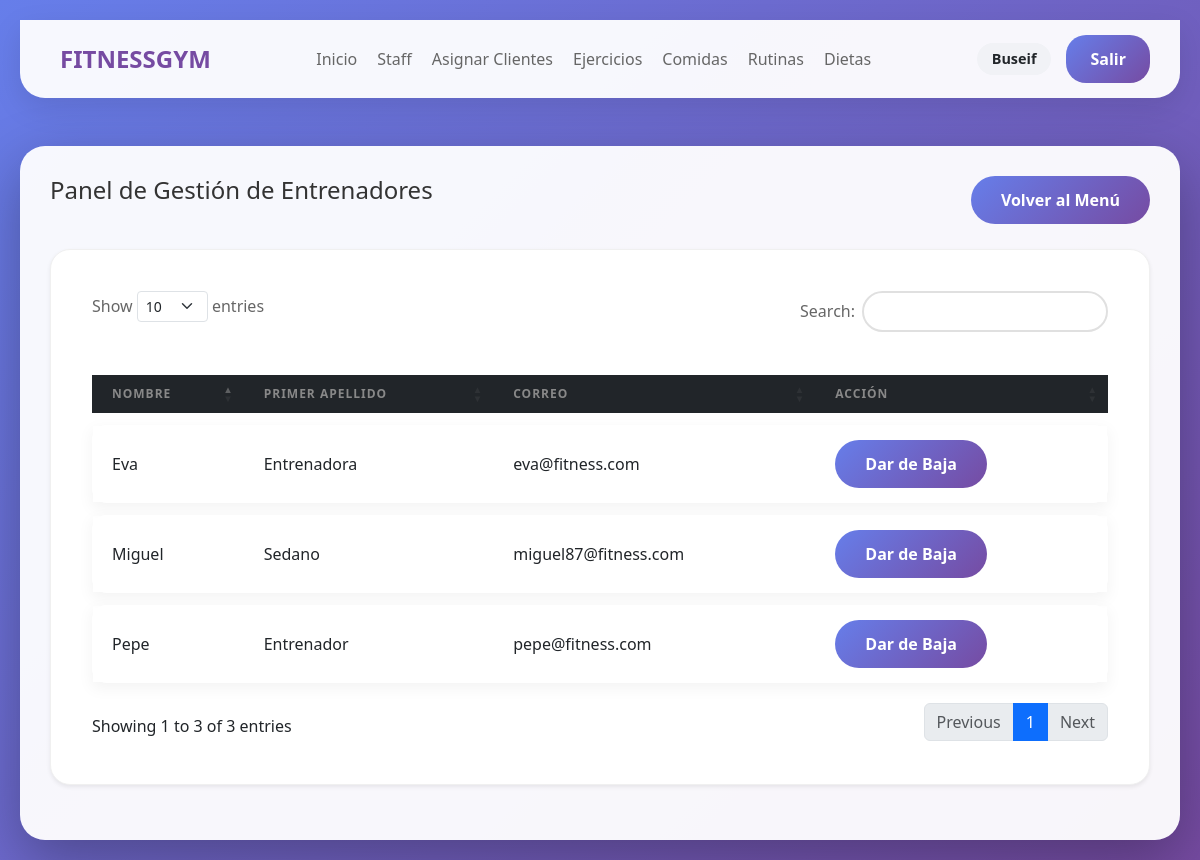
/php/baja_entrenador.php (signed in), run on the app's committed database.
### tables this page shows
CREATE TABLE `usuarios` (
  `id_usuario` int(11) NOT NULL,
  `nombre` varchar(50) NOT NULL,
  `apellido1` varchar(50) NOT NULL,
  `apellido2` varchar(50) DEFAULT NULL,
  `telefono` varchar(15) DEFAULT NULL,
  `correo` varchar(100) NOT NULL,
  `password_hash` varchar(255) NOT NULL,
  `rol` enum('usuario','entrenador','administrador') DEFAULT 'usuario',
  `suscrito` tinyint(1) DEFAULT 0,
  `fecha_fin_suscripcion` date DEFAULT NULL,
  `id_entrenador` int(11) DEFAULT NULL,
  `id_rutina_activa` int(11) DEFAULT NULL,
  `id_dieta_activa` int(11) DEFAULT NULL,
  `activo` tinyint(1) DEFAULT 1
);

### php/baja_entrenador.php (the view, shortened to what this page needs)
<!DOCTYPE html>
<html lang="es">
<head>
    <link rel="stylesheet" href="https://cdn.jsdelivr.net/npm/bootstrap@5.3.0/dist/css/bootstrap.min.css">
    <link rel="stylesheet" href="https://cdn.datatables.net/1.13.4/css/dataTables.bootstrap5.min.css">
    <link rel="stylesheet" href="https://cdnjs.cloudflare.com/ajax/libs/toastr.js/latest/toastr.min.css">
    <link rel="stylesheet" href="https://cdn.jsdelivr.net/npm/sweetalert2@11/dist/sweetalert2.min.css">
    <link rel="stylesheet" href="../css/estilo_global.css">
</head>
<body>
    <?php include 'navbar.php'; ?>
    <div class="container mt-5">
        <div class="d-flex justify-content-between align-items-center mb-4">
            <h2>Panel de Gestión de Entrenadores</h2>
            <a href="menu_administrador.php" class="btn btn-secondary">Volver al Menú</a>
        </div>
        <div class="card shadow-sm">
            <div class="card-body">
                <table id="tablaEntrenadores" class="table table-hover">
                    <thead class="table-dark">
                        <tr>
                            <th>Nombre</th>
                            <th>Primer Apellido</th>
                            <th>Correo</th>
                            <th>Acción</th>
                        </tr>
                    </thead>
                    <tbody>
                        <?php
                        $sql = "SELECT id_usuario, nombre, apellido1, correo FROM usuarios WHERE rol = 'entrenador' AND activo = 1";
                        $res = mysqli_query($conexion, $sql);
                        if ($res) {
                            while ($row = mysqli_fetch_assoc($res)) {
                                echo "<tr>";
                                echo "<td>" . htmlspecialchars($row['nombre']) . "</td>";
                                echo "<td>" . htmlspecialchars($row['apellido1']) . "</td>";
                                echo "<td>" . htmlspecialchars($row['correo']) . "</td>";
                                echo "<td>
                                        <button type='button'
                                           class='btn btn-danger btn-sm btn-baja'
                                           data-id='{$row['id_usuario']}'
                                           data-nombre='{$row['nombre']} {$row['apellido1']}'>
                                           Dar de Baja
                                        </button>
                                      </td>";
                                echo "</tr>";
                            }
                        }
                        ?>
                    </tbody>
                </table>
            </div>
        </div>
    </div>
</body>
</html>

### css/estilo_global.css (style rules this page uses)
:root { --primary-gradient: linear-gradient(135deg, #667eea 0%, #764ba2 100%); --bg-light: rgba(255, 255, 255, 0.95); --shadow-soft: 0 10px 30px rgba(0, 0, 0, 0.05); --shadow-strong: 0 20px 60px rgba(0, 0, 0, 0.3); --radius-main: 25px; --radius-card: 20px; --text-dark: #333; --text-muted: #666; }
* { margin: 0; padding: 0; box-sizing: border-box; font-family: 'Segoe UI', Tahoma, Geneva, Verdana, sans-serif; }
body { background: var(--primary-gradient); min-height: 100vh; padding: 20px; }
.container { max-width: 1200px; margin: 0 auto; background: var(--bg-light); border-radius: var(--radius-main); padding: 30px; box-shadow: var(--shadow-strong); }
.card { background: white; padding: 25px; border-radius: var(--radius-card); box-shadow: var(--shadow-soft); border: 1px solid #f0f0f0; margin-bottom: 25px; }
h2 { color: var(--text-dark); margin-bottom: 20px; font-size: 1.5rem; display: flex; align-items: center; gap: 10px; }
.btn { background: var(--primary-gradient); color: white; border: none; padding: 12px 30px; border-radius: 25px; font-size: 16px; font-weight: bold; cursor: pointer; transition: all 0.3s; text-decoration: none; display: inline-block; }
table.dataTable { border-collapse: separate !important; border-spacing: 0 12px !important; border: none !important; }
table.dataTable thead th { border: none !important; color: #888; text-transform: uppercase; font-size: 0.75rem; letter-spacing: 1px; padding: 10px 20px !important; }
table.dataTable tbody tr { background-color: white !important; box-shadow: 0 5px 15px rgba(0, 0, 0, 0.05) !important; transition: transform 0.2s ease; }
table.dataTable tbody td { border: none !important; padding: 15px 20px !important; vertical-align: middle; }
table.dataTable tbody tr td:first-child { border-radius: 15px 0 0 15px; }
table.dataTable tbody tr td:last-child { border-radius: 0 15px 15px 0; }

### data on the page
usuarios: nombre "Eva", apellido1 "Entrenadora", correo "eva@fitness.com"
usuarios: nombre "Pepe", apellido1 "Entrenador", correo "pepe@fitness.com"
usuarios: nombre "Miguel", apellido1 "Sedano", correo "miguel87@fitness.com"

### other printed values
$_SESSION['nombre'] "Buseif"
